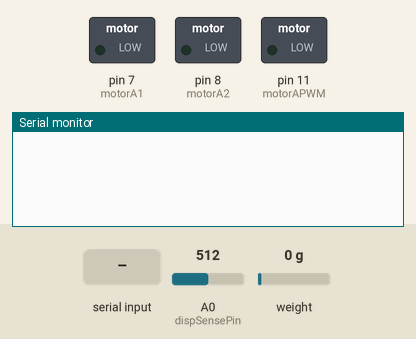
A sketch run on a simulated Arduino Uno, built with avr-gcc and run on an emulated ATmega328P. Shown: switched loads named in the sketch (green lamp = pin HIGH), the last lines printed to the serial monitor. Inputs (shaded band) come from the test bench; at power-on: A0 (dispSensePin) = 512, weight on the scale 0 g.

Above: at 1.2 s.
1.3 s: "MA\n" received over Serial
At 2.1 s:
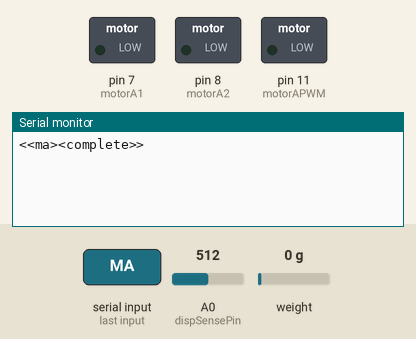
2.8 s: "CL\n" received over Serial
At 3.33 s:
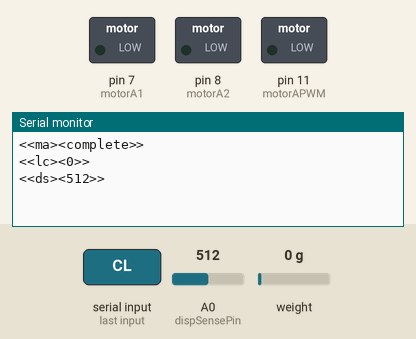

The sketch:

sketch_mar23a.ino
```cpp
#include <Arduino.h>
#include <HX711.h>

// Motor A
const int motorA1 = 7;
const int motorA2 = 8;
const int motorAPWM = 11;

// // Motor B
// const int motorB1 = 4;
// const int motorB2 = 7;
// const int motorBPWM = 6;

// HX711 pins
const int LOADCELL_DOUT_PIN = 4;
const int LOADCELL_SCK_PIN = 5;
long lcVal;
HX711 scale;
long lcTareOff = 0;
int lcTareCount = 5;

int dispSenseVal;
int dispSensePin = A0;

void setup() {
  Serial.begin(9600);

  pinMode(motorA1, OUTPUT);
  pinMode(motorA2, OUTPUT);
  pinMode(motorAPWM, OUTPUT);
  // pinMode(motorB1, OUTPUT);
  // pinMode(motorB2, OUTPUT);
  // pinMode(motorBPWM, OUTPUT);

  scale.begin(LOADCELL_DOUT_PIN, LOADCELL_SCK_PIN);
}

void loop() {
  if (Serial.available() > 0) {
    String command = Serial.readStringUntil('\n');
    //Serial.println("Command received: " + command.substring(2));
    if (command.startsWith("MA") || command.startsWith("MB")) {
      handleMotorCommand(command);
    } else if (command.startsWith("HX")) {
      handleScaleCommand(command);
    } else if (command.startsWith("CL")){
      handleLCCommand(command);
    }
  }
  //long reading = scale.read();
  //Serial.println(reading);
  //delay(200);
}

void handleMotorCommand(String command) {
  int pin1, pin2, pwmPin;
  if (command.startsWith("MA")) {
    pin1 = motorA1; pin2 = motorA2; pwmPin = motorAPWM;
  } else {
    // pin1 = motorB1; pin2 = motorB2; pwmPin = motorBPWM;
  }

  char dir = command.charAt(2);
  int speed = command.substring(3).toInt();

  if (dir == 'R') {
    digitalWrite(motorA1, HIGH);
    digitalWrite(motorA2, LOW);
    // digitalWrite(motorB1, HIGH);
    // digitalWrite(motorB2, LOW);

  } else if (dir == 'F') {
    digitalWrite(motorA1, LOW);
    digitalWrite(motorA2, HIGH);
    // digitalWrite(motorB1, LOW);
    // digitalWrite(motorB2, HIGH);
  } else {
    digitalWrite(motorA1, LOW);
    digitalWrite(motorA2, LOW);
    speed = 0;
  }
  analogWrite(motorAPWM, speed);
  // analogWrite(motorBPWM, speed);

  //Serial.println("Command executed: " + command);
  Serial.println("<<ma><complete>>");
}

void handleScaleCommand(String command) {
  if (command.substring(2) == "READ") {
    lcVal = scale.read() - lcTareOff;
    delay(200);
    //Serial.println("HX711 Reading: " + String(lcVal));
    Serial.println("<<lc><"+String(lcVal)+">>");
  } else if (command.substring(2) == "TARE") {
    long lcSum = 0;
    int tareInc = 0;
    while (tareInc < lcTareCount){
      lcSum = lcSum + scale.read();
      delay(200);
      tareInc = tareInc + 1;
    }
    lcTareOff = lcSum / lcTareCount;
    Serial.println("<<lc_tare><"+String(lcTareOff)+">>");
  } else if (command.substring(2) == "ALL") {
    lcVal = scale.read();
    delay(200);
    //Serial.println("HX711 Reading: " + String(lcVal));
    Serial.println("<<lc><"+String(lcVal)+">>");
    dispSenseVal = analogRead(dispSensePin);
    delay(20);
    Serial.println("<<ds><"+String(dispSenseVal)+">>");
  }
}

void handleLCCommand(String command){
  char dir = command.charAt(2);
  long target = command.substring(3).toInt();
  bool cont = true;
  while (cont == true) {
    handleScaleCommand("HXALL");

    if (dir == 'T'){
      handleMotorCommand("MAR200");
      delay(2);
      handleMotorCommand("MAS0");
      if (lcVal >= target){
        cont = false;
        handleMotorCommand("MAS0");
        Serial.println("<<lt><end>>");
      }
    }else if (dir == 'C'){
      handleMotorCommand("MAF200");
      delay(2);
      handleMotorCommand("MAS0");
      if (lcVal <= target){
        cont = false;
        handleMotorCommand("MAS0");
        Serial.println("<<lt><end>>");
      }
    }
  }
}
```

Measured:
- after the input at 1.3 s, the serial monitor: prints a new line at once (image 1)
- after the input at 2.8 s, the serial monitor: prints a new line after 0.30 s (image 2)
